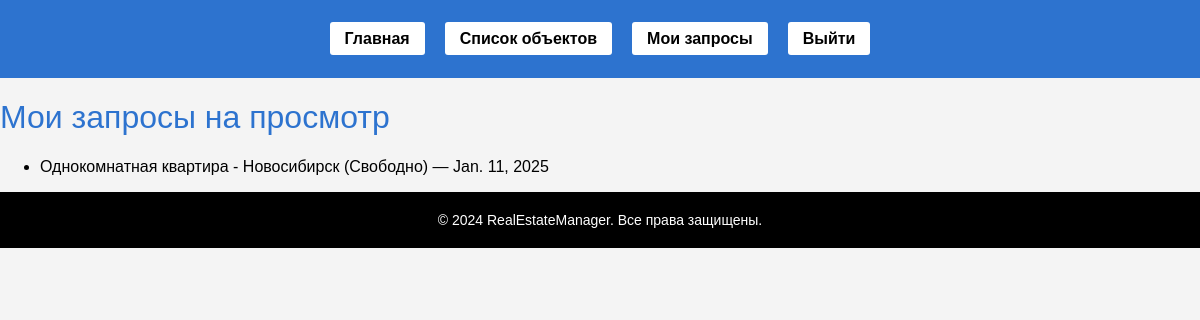
Page /my_viewing_requests/ (signed in) on the earlier database version.
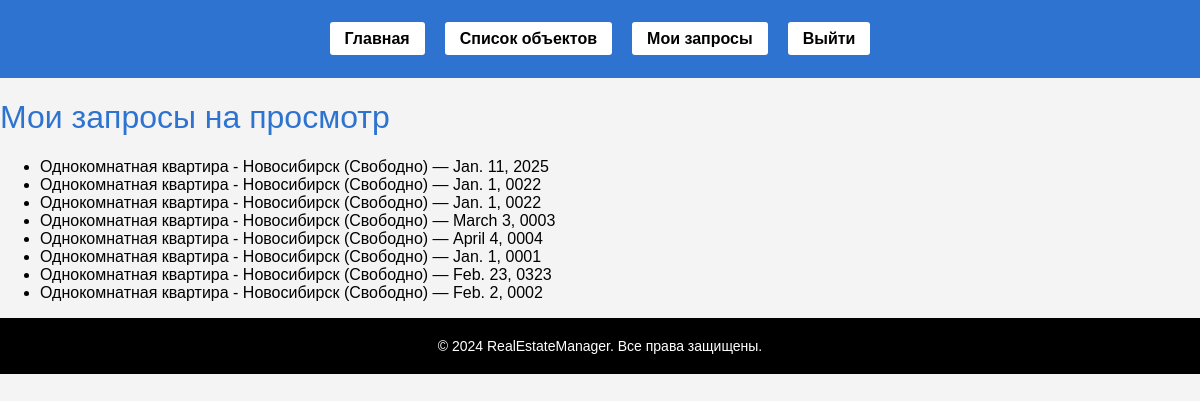
Same page on the later database version.
### property_management/models.py (models this page shows, shortened)
class ViewingRequest(models.Model):
    STATUS_CHOICES = [
        ('pending', 'Ожидание'),
        ('confirmed', 'Подтверждаю'),
    ]
    property_listing = models.ForeignKey(PropertyListing, on_delete=models.CASCADE, related_name="viewing_requests", verbose_name="Объект")
    client = models.ForeignKey(settings.AUTH_USER_MODEL, on_delete=models.CASCADE, verbose_name='Клиент')
    requested_date = models.DateField(verbose_name='Дата просмотра')
    status = models.CharField(max_length=10, choices = STATUS_CHOICES, default = 'pending', verbose_name='Статус')

class PropertyListing(models.Model):
    STATUS_CHOICES = [
        ('available', 'Свободно'),
        ('rented', 'Сдано')
    ]
    property_type = models.CharField(max_length=50, verbose_name='Тип объекта')
    description = models.TextField(verbose_name='Описание объекта')
    area = models.DecimalField(max_digits=10, decimal_places=2, verbose_name="Площадь (кв.м)")
    location = models.CharField(max_length=255, verbose_name='Местоположение')
    price = models.DecimalField(max_digits=10, decimal_places=2, verbose_name='Цена (руб.)')
    status = models.CharField(max_length=10, choices = STATUS_CHOICES, default = 'available', verbose_name='Статус')
    def __str__(self):
        return f"{self.property_type} - {self.location} ({self.get_status_display()})"

### property_management/views.py (the view)
# urls.py: path('my_viewing_requests/', views.viewing_requests_list, name='my_viewing_requests'),
def viewing_requests_list(request):
    if not request.user.is_authenticated:
        return HttpResponse("Пожалуйста, войдите, чтобы просмотреть свои запросы.", status=403)
    viewing_requests = ViewingRequest.objects.filter(client=request.user)
    return render(request, 'property_management/viewing_requests_list.html', {'viewing_requests': viewing_requests})

### property_management/templates/property_management/viewing_requests_list.html
{% extends 'property_management/base_generic.html' %}
{% block content %}
  <h1>Мои запросы на просмотр</h1>
  {% if viewing_requests %}
    <ul>
      {% for request in viewing_requests %}
        <li>
          {{ request.property_listing }} — {{ request.requested_date }}
        </li>
      {% endfor %}
    </ul>
  {% else %}
    <p>Запросов на просмотр пока нет.</p>
  {% endif %}
{% endblock %}

### property_management/templates/property_management/base_generic.html (shortened to what this page needs)
<!DOCTYPE html>
<html lang="ru">
<head>
    {% load static %}
    <link rel="stylesheet" href="{% static 'css/style.css' %}">
</head>
<body>
    <header>
        <nav class="navbar">
            <ul>
                <li><a href="{% url 'property_management:home' %}">Главная</a></li>
                <li><a href="{% url 'property_management:property_list' %}">Список объектов</a></li>
                {% if user.is_authenticated %}
                    <li><a href="{% url 'property_management:my_viewing_requests' %}">Мои запросы</a></li>
                    <li><a href="{% url 'users:logout' %}">Выйти</a></li>
                {% else %}
                    <li><a href="{% url 'users:login' %}">Войти</a></li>
                    <li><a href="{% url 'users:register' %}">Регистрация</a></li>
                {% endif %}
            </ul>
        </nav>
    </header>
    <main>
        {% block content %}
        {% endblock %}
    </main>
    <footer>
        <p>&copy; 2024 RealEstateManager. Все права защищены.</p>
    </footer>
</body>
</html>

### static/css/style.css (style rules this page uses)
html, body { margin: 0; padding: 0; height: 100%; }
body { font-family: Arial, sans-serif; background-color: #f4f4f4; margin: 0; padding: 0; height: 100%; }
footer { background-color: #000; color: #fff; padding: 20px; text-align: center; font-size: 14px; }
footer p { margin: 0; }
h1, h2, h3 { color: #2d73cf; font-weight: normal; }
a { text-decoration: none; color: #2d73cf; }
.navbar { background-color: #2d73cf; padding: 30px 0; }
.navbar ul { list-style-type: none; margin: 0; padding: 0; display: flex; justify-content: center; }
.navbar li { margin: 0 10px; }
.navbar a { color: black; background-color: white; padding: 8px 15px; text-decoration: none; border-radius: 3px; font-weight: bold; }

Differences in the rows shown:
added ViewingRequest: property_listing "Однокомнатная квартира - Новосибирск (Свободно)", requested_date "Jan. 1, 0022"
added ViewingRequest: property_listing "Однокомнатная квартира - Новосибирск (Свободно)", requested_date "Jan. 1, 0022"
added ViewingRequest: property_listing "Однокомнатная квартира - Новосибирск (Свободно)", requested_date "March 3, 0003"
added ViewingRequest: property_listing "Однокомнатная квартира - Новосибирск (Свободно)", requested_date "April 4, 0004"
added ViewingRequest: property_listing "Однокомнатная квартира - Новосибирск (Свободно)", requested_date "Jan. 1, 0001"
added ViewingRequest: property_listing "Однокомнатная квартира - Новосибирск (Свободно)", requested_date "Feb. 23, 0323"
added ViewingRequest: property_listing "Однокомнатная квартира - Новосибирск (Свободно)", requested_date "Feb. 2, 0002"
